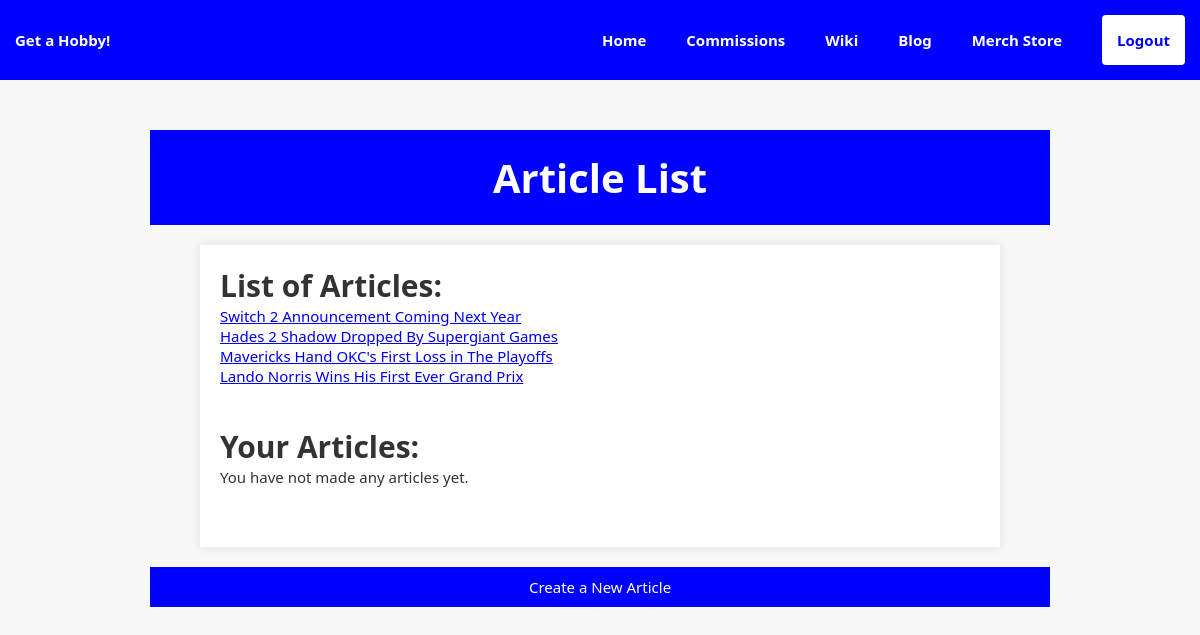
/wiki/articles/ (signed in), run on the app's committed database.
### wiki/models.py (models this page shows, shortened)
class Article(models.Model):
    title = models.CharField(max_length=255)
    author = models.ForeignKey(
        Profile,
        on_delete=models.SET_NULL,
        null=True,
        blank = True,
        related_name='articles'
        )
    category = models.ForeignKey(
        ArticleCategory,
        on_delete=models.SET_NULL,
        null=True
        )
    entry = models.TextField()
    header_images = models.ImageField(
        upload_to='images/',
        null=True,
        blank=True
        )
    created_on = models.DateTimeField(auto_now_add=True)
    updated_on = models.DateTimeField(auto_now=True)
    class Meta:
        ordering = ['-created_on']

### wiki/views.py (the view)
# urls.py: path('articles/', ArticleListView.as_view(), name='articles_list'),
class ArticleListView(AuthorProfileMixin, ListView):
    model = ArticleCategory
    template_name = 'wiki/article_list.html'
    def get_context_data(self, **kwargs):
        context = super().get_context_data(**kwargs)
        author = self.author_profile()
        if author:
            articles_created = Article.objects.filter(author=author)
            context['articles_created'] = articles_created
        categories_with_articles = ArticleCategory.objects.prefetch_related(
            Prefetch('article_set',
            queryset=Article.objects.filter(author=author))
        )
        context['categories_with_articles'] = categories_with_articles
        return context

### wiki/views.py (called while the page is built)
    def author_profile(self):
        if self.request.user.is_authenticated:
            author, _ = Profile.objects.get_or_create(user=self.request.user)
            return author
        return None

### templates/wiki/article_list.html (shortened to what this page needs)
{% extends 'base.html' %}
{% load static %}
{% block content %}
<html lang="en">
<head>
</head>
<body>
    <header>
        <h1>Article List</h1>
    </header>
    <main>
        <section class="article-categories">
            <h2>List of Articles:</h2>
            <ul>
                {% for category in object_list %}
                    <ul>
                        {% for article in category.article_set.all %}
                            <li><a href="{% url 'wiki:article_detail' pk=article.pk %}">{{ article.title }}</a></li>
                        {% empty %}
                            <li>No articles found in this category.</li>
                        {% endfor %}
                    </ul>
                {% empty %}
                    <li>No categories found.</li>
                {% endfor %}
            </ul>
        </section>
        {% if request.user.is_authenticated %}
            <section class="your-articles">
                <h2>Your Articles:</h2>
                <ul>
                    {% for article in articles_created %}
                        <li><a href="{% url 'wiki:article_detail' pk=article.pk %}">{{ article.title }}</a></li>
                    {% empty %}
                        <li>You have not made any articles yet.</li>
                    {% endfor %}
                </ul>
            </section>
        {% endif %}
    </main>
    <footer>
        <p><a href="{% url 'wiki:article_create' %}" class="footer-link">Create a New Article</a></p>
    </footer>
</body>
</html>
{% endblock %}

### static/css/style.css (style rules this page uses)
* { margin: 0px; padding: 0px; font-size: 15px; box-sizing: border-box; font-family: system-ui, -apple-system, BlinkMacSystemFont, 'Segoe UI', Roboto, Oxygen, Ubuntu, Cantarell, 'Open Sans', 'Helvetica Neue', sans-serif; }
body { width: 100%; margin: auto; }
h1 { font-size: 40px; }
h2 { font-size: 30px; margin-top: 40px; }

### templates/wiki/article_list.html (style rules this page uses)
body { font-family: Arial, sans-serif; background-color: #f7f7f7; color: #333; margin: 0; padding: 0; }
header { background-color: blue; color: #fff; padding: 20px; text-align: center; }
main { max-width: 800px; margin: 20px auto; padding: 20px; background-color: #fff; box-shadow: 0 0 10px rgba(0, 0, 0, 0.1); }
h1, h2 { margin-top: 0; }
.your-articles, .article-categories { margin-bottom: 40px; }
.your-articles ul, .article-categories ul { list-style-type: none; padding: 0; }
footer { background-color: blue; color: #fff; padding: 10px 20px; text-align: center; position: center; bottom: 0; width: 100%; }
.footer-link { color: #FFFFFF; text-decoration: none; }

### data on the page
Article: title "Switch 2 Announcement Coming Next Year"
Article: title "Hades 2 Shadow Dropped By Supergiant Games"
Article: title "Mavericks Hand OKC's First Loss in The Playoffs"
Article: title "Lando Norris Wins His First Ever Grand Prix"
